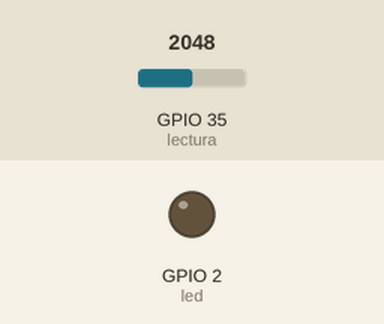
Simulated run of this sketch. Board: ESP32. On the bench: output pins drawn as LEDs (lit = HIGH). Inputs (shaded band) come from the test bench; at power-on: GPIO 35 (lectura) = 2048.

Above: at 0.2 s.
Timing chart, 0 to 1.7 s (numbered marks = the images above):
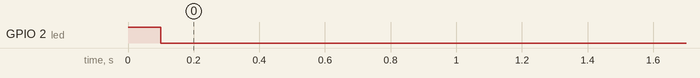

The sketch:

PulseSensorBEAT.ino
```cpp
int lectura = 35; //pin de conexion de señal del oximetro
int led  = 2;
///// FRECUENCIOMETRO ///
int limite = 100;
long rango = 50; // este es el rango por el que se disparará la salida 2 y pasa a estado lógico 1
long ultimamedicion; // contiene el valor de la última medición que disparó a lógico 1, la salida 2
int ciclo = 0; // 1=alto 0=bajo cada 60seg
int cambiodeciclo = 0;
int picodetension;//max senal
int valledetension = 1023;//todo el rango se actualiza...
long contadorciclo;
///////********************/////////
boolean estadoBPM = true;  //guarda el estado del led (encendido o apagado)
boolean estadoLed = true;  //guarda el estado del led (encendido o apagado)
int intervaloEncendido = 200;  // tiempo que esta encendido el led TIMER
int IntervaloApagado = 50;  // tiempo que esta apagado el led

int IntervaloBPM = 15000;  // CADA 15 SEG TOMA MUESTRA  tiempo que esta apagado el led
int IntervaloBPM2 = 1;  // tiempo que esta apagado el led

unsigned long tiempoAnteriorEncendido = 0;  //guarda tiempo de referencia para comparar
unsigned long tiempoAnteriorApagado = 0;  //guarda tiempo de referencia para comparar
unsigned long tiempoAnteriorBPM = 0;  //guarda tiempo de referencia para comparar
unsigned long tiempoAnteriorBPM2 = 0;  //guarda tiempo de referencia para comparar
/////////////////////////////
int senal = 0; //variable donde guardamos el valor de la señal
int pulsos = 0; //guarda el num de picos de tension q detecta: los pulsos x min
int pulsos2 = 0;

void setup()
{
  Serial.begin(9600); //comunicacion serial para DEBUGGEAR
  pinMode(led, OUTPUT); //configura el pin como salida

  for ( int i = 0 ; i < 5 ; i++ ) { //el led parpadea 5 veces para saludar!
    digitalWrite(led, 1 ) ;
    delay ( 20 ) ;
    digitalWrite (led, 0 ) ;
  }
  digitalWrite (led, LOW);//apago el led por las dudas
}


void loop()
{
  senal = analogRead(lectura); //guardamos el valor en la variable senal
  /////////***********************************************************////////////////// DETECTAR VALOR MAXIMO
  if (senal >= ( ultimamedicion + limite) ) // 200 RANGO  La salida 2 pasa a 1 logico si la tensión medida en la entrada analógica 0 es mayor que la anterior lectura + latensión de RANGO
  {
    ultimamedicion = senal;  // SE ASIGANA A LA VARIABLE ULTIMAMEDICION EL VALOR LEIDO POR LA ENTRADA ANALÓGICA CERO
    ciclo = 1; //true fue un pico de tension y creo un ciclo
    if (senal > picodetension) // SI LA TENSIÓN MEDIDA POR LA ENTRADA CERO, ES LA MAYOR DETECTADA, SE ASIGNA A LA VARIABLE PICODETENSIÓN EL VALOR LEYDO POR AL ENTRADA CERO ANALÓGICA
    {
      picodetension = senal; // SE ASIGNA EL VALOR LEYDO POR LA ENTRADA CERO ANALÓGICA A LA VARIABLE PICODETENSIÓN.
    }
  }

  if (senal <= ( ultimamedicion - limite)) // NO HAY CAMBIO. La salida 2 pasa a 1 lógico si la tensión medida en la entrada analógica 0 es menor que la anterior lectura - la tensión de RANGO
  {
    ultimamedicion = senal; // SE ASIGNA A LA VARIABLE ULTIMAMEDICIÓN LA LECTURA MEDIDA POR EL PUERTO ANALÓGICO CERO
    ciclo = 0; // EL CICLO SE PONE A CERO, ES DECIR, QUE EL VOLTAJE EMPIEZA A BAJAR DESDE EL PICO DE TENSIÓN MÁS ALTA
    if (senal < valledetension) // SE CUMPLE LA CONDICIÓN SI LA TENSIÓN DETECTADA POR EL PUERTO ANALÓGICO CERO ES MENOR QUE LA CONTENIDA EN LA VARIABLE VALLEDETENSIÓN
    {
      valledetension = senal; //Se asigna a la variable valledetensión el valor medido por la entrada analógica cero
    }
  }

  //////////////////// 1 minuto //////////// tarda 15 seg en medir e imprime
  if (millis() - tiempoAnteriorBPM >= IntervaloBPM) { //si ha transcurrido el periodo programado
    estadoBPM = false;
    pulsos2 = pulsos;
    //Serial.print("  BPM: ");
    //Serial.print(pulsos2);
    tiempoAnteriorBPM = millis(); //guarda el tiempo actual para comenzar a contar el tiempo apagad
    pulsos = 0;

  }
  if (millis() - tiempoAnteriorBPM2 >= IntervaloBPM2) { //si ha transcurrido el periodo programado
    estadoBPM = true;
    //Serial.print("BPM: ");
    pulsos2 = (pulsos2 + pulsos2) / 2;
    // Serial.print(pulsos2 * 4);
    tiempoAnteriorBPM2 = millis(); //guarda el tiempo actual para comenzar a contar el tiempo apagado
  }
  ///////////////////////////////////////
  if ((millis() - tiempoAnteriorEncendido >= intervaloEncendido) && estadoLed == true && ciclo == 0) { //si ha transcurrido el periodo programado
    estadoLed = false; //actualizo la variable para apagar el led
    picodetension = senal; //SE ASIGNA A LA VARIABLE PICODETENSIÓN EL VALOR DE LA TENSIÒN LEIDA POR EL PUERTO ANALÓGICO CERO
    valledetension = senal; //SE ASIGNA A LA VALLEDETENSION EL VALOR DE LA TENSIÒN LEIDA POR EL PUERTO ANALÓGICO CERO
    digitalWrite(led, estadoLed); //apago el led*******************************
    //Serial.println("1");

    tiempoAnteriorApagado = millis(); //guarda el tiempo actual para comenzar a contar el tiempo apagado
  }
  if ((millis() - tiempoAnteriorApagado >= IntervaloApagado) && estadoLed == false && ciclo == 1) //PULSO
  { //si ha transcurrido el periodo programado
    pulsos++;
    picodetension = senal; //SE ASIGNA A LA VARIABLE PICODETENSIÓN EL VALOR DE LA TENSIÒN LEIDA POR EL PUERTO ANALÓGICO CERO
    valledetension = senal; //SE ASIGNA A LA VALLEDETENSION EL VALOR DE LA TENSIÒN LEIDA POR EL PUERTO ANALÓGICO CERO
    estadoLed = true; //actualizo la variable para encender el led
    digitalWrite(led, estadoLed); //enciendo el led******************************
    //datoP = 2;
    Serial.println("beat");

    tiempoAnteriorEncendido = millis(); //guarda el tiempo actual para comenzar a contar el tiempo encendido
  }

  //Serial.print("     Senal: ");
  //Serial.println(senal); //imprimimos en monitor serial la señal

  delay(200);// cualquier cosa modifica este delay

}
```
